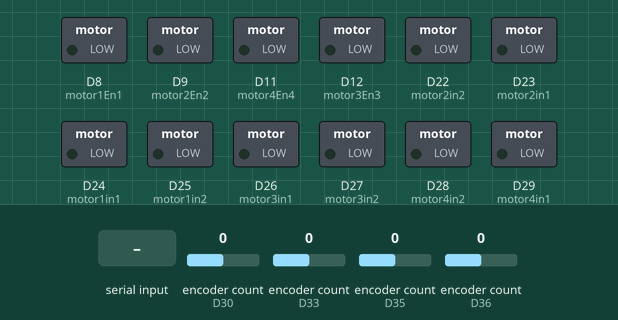
Bench run of a sketch on a simulated Arduino Due. Shown: switched loads named in the sketch (green lamp = pin HIGH). The inputs (shaded band) are chosen by the test bench; at power-on: encoder count (sensors on D30, D33, D35, D36) 0. What the sketch prints to the serial monitor is not drawn.

Above: at 1.2 s.
1.3 s: "90,45,200\n" received over the second serial link
At 2.0 s:
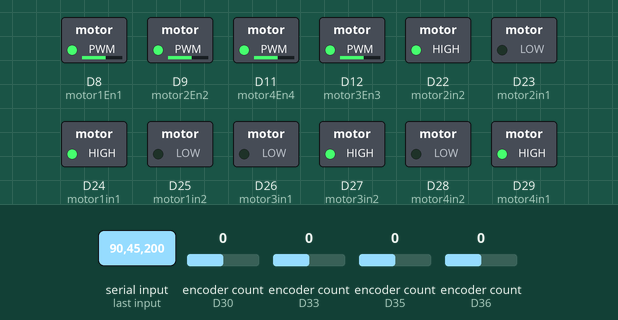
2.8 s: "30,150,10\n" received over the second serial link
At 3.1 s:
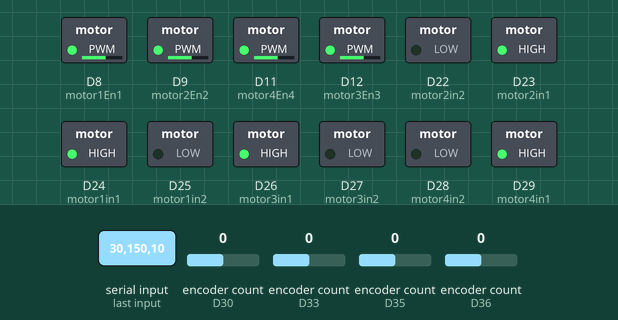
4.3 s: "1,90,45\n" received over the second serial link
At 5.4 s:
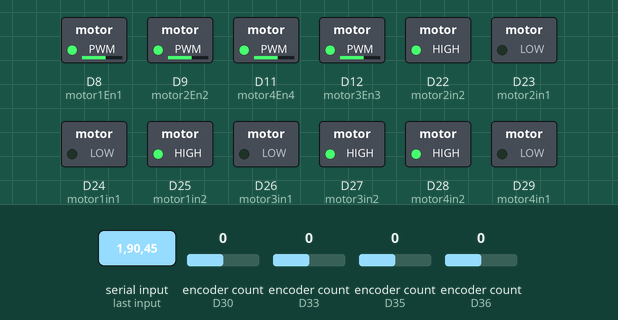
Timing chart, 0 to 7.3 s (numbered marks = the images above; inputs shaded):
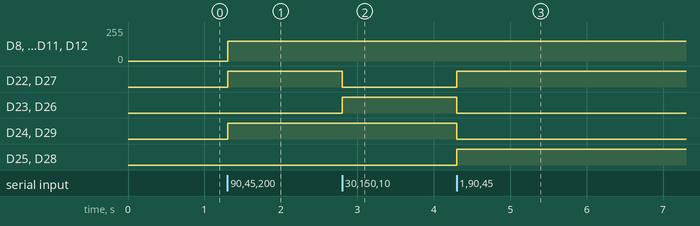

Measured:
- after the input at 1.3 s, D8 (motor1En1), D9 (motor2En2), D11 (motor4En4), D12 (motor3En3): 0/255 → 150/255 at once; D22 (motor2in2), D24 (motor1in1), D27 (motor3in2), D29 (motor4in1): LOW → HIGH at once
- after the input at 2.8 s, D22 (motor2in2), D27 (motor3in2): HIGH → LOW at once; D23 (motor2in1), D26 (motor3in1): LOW → HIGH at once
- after the input at 4.3 s, D22 (motor2in2), D25 (motor1in2), D27 (motor3in2), D28 (motor4in2): LOW → HIGH at once; D23 (motor2in1), D24 (motor1in1), D26 (motor3in1), D29 (motor4in1): HIGH → LOW at once

The sketch:

qdt_nckh.ino
```cpp
#include <DueTimer.h>
#include <Encoder.h>
int motor1En1 = 8, motor1in1 = 24, motor1in2 = 25;
int motor2En2 = 9, motor2in1 = 23, motor2in2 = 22;
int motor3En3 = 12, motor3in1 = 26, motor3in2 = 27;
int motor4En4 = 11, motor4in1 = 29, motor4in2 = 28;

float kp_ex = 0.5, ki_ex = 0.003, kd_ex = -0.001;
float kp_ey = 0.5, ki_ey = 0.003, kd_ey = -0.001;
float kp_eth = 0.1, ki_eth = 0.001, kd_eth = -0.001;
float error_ex, error_prevex = 0, integ_ex, integ_prevex = 0;
float error_ey, error_prevey = 0, integ_ey, integ_prevey = 0;
float error_eth, error_preveth = 0, integ_eth, integ_preveth = 0;
float ex1 = 0, ey1 = 0,eth1=0;

float kp1=0.5, ki1=0.2, kd1=0.01;
// float kp2=0.45, ki2=0.2, kd2=0;
// float kp3=0.45, ki3=0.2, kd3=0;
// float kp4=0.45, ki4=0.2, kd4=0;
float theta_now1 = 0, theta_prev1 = 0;
float theta_now2 = 0, theta_prev2 = 0;
float theta_now3 = 0, theta_prev3 = 0;
float theta_now4 = 0, theta_prev4 = 0;

float xd_dot, yd_dot, xd = 1, yd = -1,thetad=0,theta0,x0d_dot,y0d_dot;
float omega = 0.06,R=1.25, r = 0.075, heso=0.01;
float vx = 0, vy = 0, ex = 0, ey = 0,eth=0;
//float x = 0, y = 0;
float x = 1, y = -1;
float vxa=0,vya=0,vx1 = 0, vy1 = 0, w1 = 0;
float lx = 0.225, ly = 0.18, a = 0, pi = 3.14;
float Ui1 = 0, Ui2 = 0, Ui3 = 0, Ui4 = 0;
float x_dot = 0, y_dot = 0;
float t = 0;
float dt = 0.1;
float dt1 = 0.095;

int PWMval1 = 0, PWMval2 = 0, PWMval3 = 0, PWMval4 = 0;
float motorSpeed1 = 0, motorSpeed2 = 0, motorSpeed3 = 0, motorSpeed4 = 0;
float RPM_input1 = 0, RPM_input2 = 0, RPM_input3 = 0, RPM_input4 = 0;

float error_now1, error_prev1 = 0, integ_now1, integ_prev1 = 0;
float error_now2, error_prev2 = 0, integ_now2, integ_prev2 = 0;
float error_now3, error_prev3 = 0, integ_now3, integ_prev3 = 0;
float error_now4, error_prev4 = 0, integ_now4, integ_prev4 = 0;
float Vmin = 1, Vmax = 24;
float PID_DC1, PID_DC2, PID_DC3, PID_DC4;

float x_encoder = 0, y_encoder = 0;
float x_dot_encoder = 0, y_dot_encoder = 0;
float vx_encoder = 0, vy_encoder = 0, w_encoder = 0;
volatile long encoderCount1 = 0;
volatile long encoderCount2 = 0;
volatile long encoderCount3 = 0;
volatile long encoderCount4 = 0;
long encoderCount_prev1 = 0;
long encoderCount_prev2 = 0;
long encoderCount_prev3 = 0;
long encoderCount_prev4 = 0;

float thetad_dot;

float x_cam = 0,y_cam = 0,th_cam=0;
const byte pinEncoderA1 = 33, pinEncoderA2 = 32; // Chân đọc encoder B
Encoder myEncoder1(pinEncoderA1, pinEncoderA2);
const byte pinEncoderB1 = 30, pinEncoderB2 = 31; // Chân đọc encoder B
Encoder myEncoder2(pinEncoderB1, pinEncoderB2);
const byte pinEncoderC1 = 35, pinEncoderC2 = 34; // Chân đọc encoder B
Encoder myEncoder3(pinEncoderC1, pinEncoderC2);
const byte pinEncoderD1 = 36, pinEncoderD2 = 37; // Chân đọc encoder B
Encoder myEncoder4(pinEncoderD1, pinEncoderD2);

void my_HN1() {
  encoderCount1 = myEncoder1.read();
}
void my_HN2() {
  encoderCount2 = myEncoder2.read();
}
void my_HN3() {
  encoderCount3 = myEncoder3.read();
}
void my_HN4() {
  encoderCount4 = myEncoder4.read();
}

void quydao(float &xd_dot, float &yd_dot, float &xd, float &yd) {
  if (x_cam == 0.00 && y_cam == 0.00) {
    t = 0;
    xd = 0;
    yd = 0;
    xd_dot = 0;
    yd_dot = 0;
  }
  xd=R*cos(omega*t);
  yd=R*sin(omega*t);
  thetad=1.57;//atan2(-xd,-yd);//rad(qd tron)
  if (thetad< 0) {   thetad +=2*3.14;  }// giu cho goc o tu 0-2pi

  // x0d_dot=-R*omega*sin(omega);
  // y0d_dot=R*omega*cos(omega);
  // theta0=atan2(y0d_dot,x0d_dot)-omega;
  // thetad_dot=omega;
  // thetad=omega*t + theta0;

  ex = xd - x_cam;
  ey = yd - y_cam;
  eth = thetad-th_cam;

  error_ex = ex;
  integ_ex = integ_prevex + (dt * (error_ex + error_prevex) / 2);
  ex1 = kp_ex * error_ex + ki_ex * integ_ex + (kd_ex * ((error_ex - error_prevex) / dt));
  integ_prevex = integ_ex;
  error_prevex = error_ex;

  error_ey = ey;
  integ_ey = integ_prevey + (dt * (error_ey + error_prevey) / 2);
  ey1 = kp_ey * error_ey + ki_ey * integ_ey + (kd_ey * ((error_ey - error_prevey) / dt));
  integ_prevey = integ_ey;
  error_prevey = error_ey;

  error_eth = eth;
  integ_eth = integ_preveth + (dt * (error_eth + error_preveth) / 2);
  eth1 = kp_eth * error_eth + ki_eth * integ_eth + (kd_eth * ((error_eth - error_preveth) / dt));
  integ_preveth = integ_eth;
  error_preveth = error_eth;

  vxa = ex1;
  vya = ey1;
  w1 = eth1;

  vx1 = (cos(th_cam) * vxa) + (sin(th_cam)) * vya;
  vy1 = (-sin(th_cam) * vxa) + (cos(th_cam)) * vya;

  a = lx + ly;
  Ui1 = ((1 / r) * vx1) + ((-1 / r) * vy1) + ((-a / r) * w1);
  Ui2 = ((1 / r) * vx1) + ((1 / r) * vy1) + ((a / r) * w1);
  Ui3 = ((1 / r) * vx1) + ((1 / r) * vy1) + ((-a / r) * w1);
  Ui4 = ((1 / r) * vx1) + ((-1 / r) * vy1) + ((a / r) * w1);

  t += dt1;
}

void setup() {
  Serial.begin(9600);
  Serial3.begin(9600);
  pinMode(motor1En1, OUTPUT);
  pinMode(motor1in1, OUTPUT);
  pinMode(motor1in2, OUTPUT);
  pinMode(motor2En2, OUTPUT);
  pinMode(motor2in1, OUTPUT);
  pinMode(motor2in2, OUTPUT);
  pinMode(motor3En3, OUTPUT);
  pinMode(motor3in1, OUTPUT);
  pinMode(motor3in2, OUTPUT);
  pinMode(motor4En4, OUTPUT);
  pinMode(motor4in1, OUTPUT);
  pinMode(motor4in2, OUTPUT);

  Timer1.attachInterrupt(my_HN1);
  Timer1.start(1000);
  Timer2.attachInterrupt(my_HN2);
  Timer2.start(1000);
  Timer3.attachInterrupt(my_HN3);
  Timer3.start(1000);
  Timer4.attachInterrupt(my_HN4);
  Timer4.start(1000);

}

void loop() {
  Data_camera_esp();
  Serial.print(x_cam);
  Serial.print(",");
  Serial.print(y_cam);
  Serial.print(",");
  Serial.print(th_cam);
  Serial.print(",");
  Serial.print(vy1);
  if (x_cam == 0.00 && y_cam == 0.00) {

    analogWrite(motor1En1, 0);
    analogWrite(motor2En2, 0);
    analogWrite(motor3En3, 0);
    analogWrite(motor4En4, 0);

    digitalWrite(motor1in1, 0);
    digitalWrite(motor1in2, 0);
    digitalWrite(motor2in1, 0);
    digitalWrite(motor2in2, 0);
    digitalWrite(motor3in1, 0);
    digitalWrite(motor3in2, 0);
    digitalWrite(motor4in1, 0);
    digitalWrite(motor4in2, 0);
    Serial.println("dung lai:");
    // Ngừng việc đọc encoder khi dừng lại
    Timer1.stop();
    Timer2.stop();
    Timer3.stop();
    Timer4.stop();
  }
  else {
    // Nếu không, tiếp tục tính toán và điều khiển
    quydao(xd_dot, yd_dot, xd, yd);
    PID1();
    PID2();
    PID3();
    PID4();
    Timer1.attachInterrupt(my_HN1);
    Timer1.start(1000);
    Timer2.attachInterrupt(my_HN2);
    Timer2.start(1000);
    Timer3.attachInterrupt(my_HN3);
    Timer3.start(1000);
    Timer4.attachInterrupt(my_HN4);
    Timer4.start(1000);

    //Serial.print();
    // Serial.print(xd);
    // Serial.print(",");
    // Serial.print(yd);
    // Serial.print(",");
    // Serial.print(x_cam);
    // Serial.print(",");
    // Serial.print(y_cam);
    // Serial.print(",");
    // Serial.print(vx1);
    // Serial.print(",");
       Serial.println("dang chay");
  }
}

void PID1() {
  RPM_input1 = abs(((Ui1*r)/(pi*2*r))*60);
  //RPM_input1 = (((Ui1*r)/(pi*2*r))*60);
  theta_now1 = encoderCount1 - encoderCount_prev1;
  encoderCount_prev1 = encoderCount1;
  motorSpeed1 = (theta_now1) * 14 / (13 * 19.2 * (100 / 1000.0));
  if (Ui1 > 0) {
    error_now1 = RPM_input1 - motorSpeed1;
  } else if (Ui1 < 0) {
    error_now1 = RPM_input1 + motorSpeed1;
  }
  integ_now1 = integ_prev1 + (0.1 * (error_now1 + error_prev1) / 2);
  PID_DC1 = kp1*error_now1 + ki1*integ_now1 + (kd1*(error_now1 - error_prev1)/0.1);
  if (PID_DC1 > Vmax) {
    PID_DC1 = Vmax;
    integ_now1 = integ_prev1;
  }
  if (PID_DC1 < Vmin) {
    PID_DC1 = Vmin;
    integ_now1 = integ_prev1;
  }
  PWMval1 = int(180 * abs(PID_DC1) / Vmax);
  PWMval1=constrain(PWMval1,0,150);
  if (Ui1 > 0) {
    digitalWrite(motor1in1, HIGH);
    digitalWrite(motor1in2, LOW);
    analogWrite(motor1En1, PWMval1);
  }
  if (Ui1 < 0) {
    digitalWrite(motor1in1, LOW);
    digitalWrite(motor1in2, HIGH);
    analogWrite(motor1En1, PWMval1);
  }
  theta_prev1 = theta_now1;
  integ_prev1 = integ_now1;
  error_prev1 = error_now1;
}
void PID2() {
  RPM_input2 = abs(((Ui2*r)/(pi*2*r))*60);
  //RPM_input2 = (((Ui2*r)/(pi*2*r))*60);
  theta_now2 = encoderCount2 - encoderCount_prev2;
  encoderCount_prev2 = encoderCount2;
  motorSpeed2 = (theta_now2) * 14 / (13 * 19.2 * (100 / 1000.0));
  if (Ui2 > 0) {
    error_now2 = RPM_input2 - motorSpeed2;
  } else if (Ui2 < 0) {
    error_now2 = RPM_input2 + motorSpeed2;
  }

  integ_now2 = integ_prev2 + (0.1 * (error_now2 + error_prev2) / 2);
  PID_DC2 = kp1*error_now2 + ki1*integ_now2 + (kd1*(error_now2 - error_prev2)/0.1);
  if (PID_DC2 > Vmax) {
    PID_DC2 = Vmax;
    integ_now2 = integ_prev2;
  }
  if (PID_DC2 < Vmin) {
    PID_DC2 = Vmin;
    integ_now2 = integ_prev2;
  }

  PWMval2 = int(180 * abs(PID_DC2) / Vmax);
  PWMval2=constrain(PWMval2,0,150);
  if (Ui2 > 0) {
    digitalWrite(motor2in1, HIGH);
    digitalWrite(motor2in2, LOW);
    analogWrite(motor2En2, PWMval2);
  }
  if (Ui2 < 0) {
    digitalWrite(motor2in1, LOW);
    digitalWrite(motor2in2, HIGH);
    analogWrite(motor2En2, PWMval2);
  }
  theta_prev2 = theta_now2;
  integ_prev2 = integ_now2;
  error_prev2 = error_now2;
}
void PID3() {
  RPM_input3 = abs(((Ui3*r)/(pi*2*r))*60);
  //RPM_input3 = (((Ui3*r)/(pi*2*r))*60);
  theta_now3 = encoderCount3 - encoderCount_prev3;
  encoderCount_prev3 = encoderCount3;
  motorSpeed3 = (theta_now3) * 14 / (13 * 19.2 * (100 / 1000.0));
  if (Ui3 > 0) {
    error_now3 = RPM_input3 - motorSpeed3;
  } else if (Ui3 < 0) {
    error_now3 = RPM_input3 + motorSpeed3;
  }
  integ_now3 = integ_prev3 + (0.1 * (error_now3 + error_prev3) / 2);
  PID_DC3 = kp1*error_now3 + ki1*integ_now3 + (kd1*(error_now3 - error_prev3)/0.1);
  if (PID_DC3 > Vmax) {
    PID_DC3 = Vmax;
    integ_now3 = integ_prev3;
  }
  if (PID_DC3 < Vmin) {
    PID_DC3 = Vmin;
    integ_now3 = integ_prev3;
  }

  PWMval3 = int(180 * abs(PID_DC3) / Vmax);
  PWMval3=constrain(PWMval3,0,150);
  if (Ui3 > 0) {
    digitalWrite(motor3in1, HIGH);
    digitalWrite(motor3in2, LOW);
    analogWrite(motor3En3, PWMval3);
  }
  if (Ui3 < 0) {
    digitalWrite(motor3in1, LOW);
    digitalWrite(motor3in2, HIGH);
    analogWrite(motor3En3, PWMval3);
  }
  theta_prev3 = theta_now3;
  integ_prev3 = integ_now3;
  error_prev3 = error_now3;
}
void PID4() {
  RPM_input4 = abs(((Ui4*r)/(pi*2*r))*60);
  //RPM_input4 = (((Ui4*r)/(pi*2*r))*60);
  theta_now4 = encoderCount4 - encoderCount_prev4;
  encoderCount_prev4 = encoderCount4;
  motorSpeed4 = (theta_now4) * 14 / (13 * 19.2 * (100 / 1000.0));
  if (Ui4 > 0) {
    error_now4 = RPM_input4 - motorSpeed4;
  } else if (Ui4 < 0) {
    error_now4 = RPM_input4 + motorSpeed4;
  }
  integ_now4 = integ_prev4 + (0.1 * (error_now4 + error_prev4) / 2);
  PID_DC4 = kp1*error_now4 + ki1*integ_now4 + (kd1*(error_now4 - error_prev4)/0.1);
  if (PID_DC4 > Vmax) {
    PID_DC4 = Vmax;
    integ_now4 = integ_prev4;
  }
  if (PID_DC4 < Vmin) {
    PID_DC4 = Vmin;
    integ_now4 = integ_prev4;
  }

  PWMval4 = int(180 * abs(PID_DC4) / Vmax);
  PWMval4=constrain(PWMval4,0,150);
  if (Ui4 > 0) {
    digitalWrite(motor4in1, HIGH);
    digitalWrite(motor4in2, LOW);
    analogWrite(motor4En4, PWMval4);
  }
  if (Ui4 < 0) {
    digitalWrite(motor4in1, LOW);
    digitalWrite(motor4in2, HIGH);
    analogWrite(motor4En4, PWMval4);
  }
  theta_prev4 = theta_now4;
  integ_prev4 = integ_now4;
  error_prev4 = error_now4;
}

void Data_camera_esp() {
  if (Serial3.available() > 0) {
    // Đọc dữ liệu từ ESP32
    String inputString = Serial3.readStringUntil('\n');
    inputString.trim();
    Serial.println(inputString);
    // Tách giá trị x, y, th và w từ chuỗi nhận được
    int commaIndex1 = inputString.indexOf(',');
    if (commaIndex1 != -1) {
      String xString = inputString.substring(0, commaIndex1);
      int commaIndex2 = inputString.indexOf(',', commaIndex1 + 1);
      if (commaIndex2 != -1) {
        String yString = inputString.substring(commaIndex1 + 1, commaIndex2);
        String thString = inputString.substring(commaIndex2 + 1);
        // Chuyển đổi chuỗi thành số thực
        x_cam = xString.toFloat();
        y_cam = yString.toFloat();
        th_cam = thString.toFloat();
      }
    }
  }

}
```
